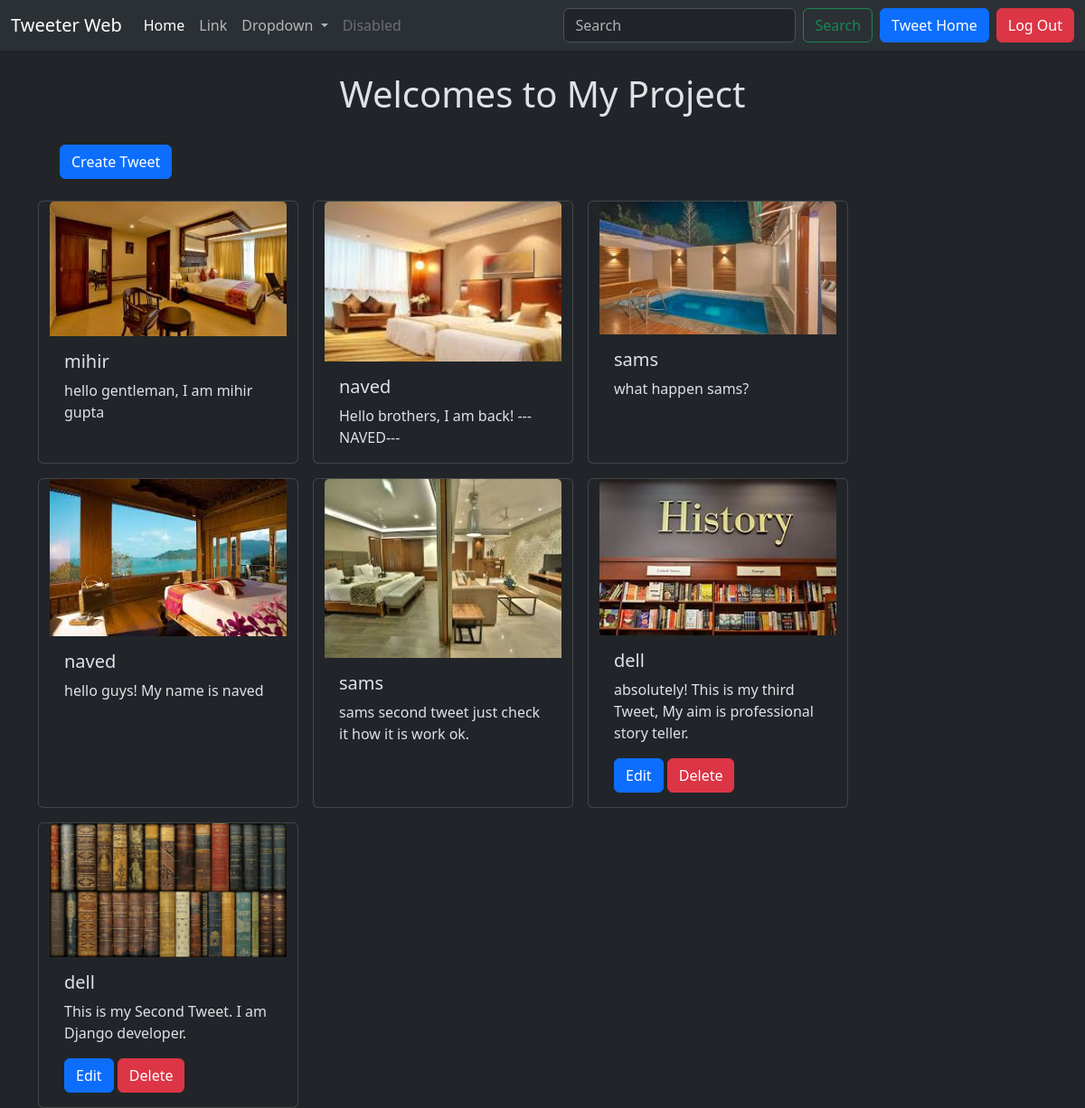
The app's page /app/list/ (signed in) with its own data.
### twitterApp/models.py (models this page shows)
class Tweet(models.Model):
    user = models.ForeignKey(User, on_delete=models.CASCADE)
    text = models.TextField(max_length=240)
    photo = models.ImageField(upload_to='photosTweet', blank=True, null=True)
    created_add  = models.DateTimeField(auto_now_add=True)
    updated_add = models.DateTimeField(auto_now=True)

### twitterApp/views.py (the view)
# urls.py: path('list/', views.tweet_list, name='tweet_list'),
def tweet_list(request):
    tweets = Tweet.objects.all().order_by('-created_add')
    return render(request, 'tweet_list.html', {'tweets':tweets})

### twitterApp/templates/tweet_list.html (shortened to what this page needs)
{% extends "layout.html" %}
{% block content %}
<h1 class="text-center mt-4">Welcomes to My Project</h1>
<a class="btn btn-primary m-4" href="{% url "tweet_create" %}">Create Tweet</a>
<div class="container row gap-3">
    {% for tweet in tweets %}
    <div class="card" style="width: 18rem;">
        <img src="{{tweet.photo.url}}" class="card-img-top" alt="...">
        <div class="card-body">
          <h5 class="card-title">{{tweet.user.username}}</h5>
          <p class="card-text">{{tweet.text}}</p>
          {% if tweet.user == user %}
          <a href="{% url "tweet_edit" tweet.id %}" class="btn btn-primary">Edit</a>
          <a href="{% url "tweet_delete" tweet.id %}" class="btn btn-danger">Delete</a>
          {% endif %}
        </div>
      </div>
    {% endfor %}
</div>
{% endblock %}

### records on screen
Tweet: photo (picture), user.username "mihir", text "hello gentleman, I am mihir gupta"
Tweet: photo (picture), user.username "naved", text "Hello brothers, I am back! ---NAVED---"
Tweet: photo (picture), user.username "sams", text "what happen sams?"
Tweet: photo (picture), user.username "naved", text "hello guys! My name is naved"
Tweet: photo (picture), user.username "sams", text "sams second tweet just check it how it is work ok."
Tweet: photo (picture), user.username "dell", text "absolutely! This is my third Tweet, My aim is professional story teller.", shows "Edit"
Tweet: photo (picture), user.username "dell", text "This is my Second Tweet. I am Django developer.", shows "Edit"
